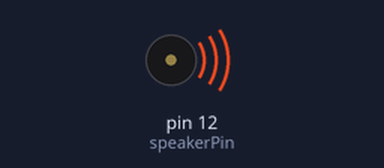
This sketch was run on a simulated Arduino Uno, built with avr-gcc and run on an emulated ATmega328P. Parts: buzzer (waves = sounding).

Above: at 0.3 s.
At 4.5 s:
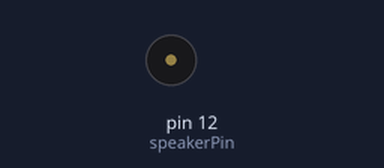
Timing chart, 0 to 5.8 s (numbered marks = the images above):
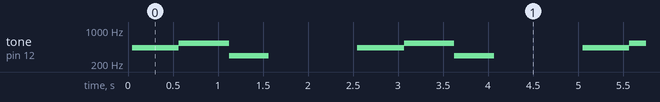

The sketch:

speaker.ino
```cpp
const int speakerPin=12;
void setup() {
  pinMode(speakerPin, OUTPUT);

}

void loop() {
  wave(speakerPin, 440, 500);
  delay(50);
  wave(speakerPin, 540,500);
  delay(50);
  wave(speakerPin, 300, 400);
  delay(1000);

}
void wave(int pin, float frequency, int duration)
{
  float period = 1/frequency * 1000 *1000;
  long int startTime = millis();
  while (millis()-startTime < duration){
    digitalWrite(pin,HIGH);
    delayMicroseconds(period / 2);
    digitalWrite(pin, LOW);
    delayMicroseconds(period / 2);
  }
}
```

Measured:
- by itself, tone on pin 12 (speakerPin): repeats every 2.5 s: 534 Hz 0.56 s, 298 Hz 0.44 s, silent 0.98 s, 436 Hz 0.52 s
